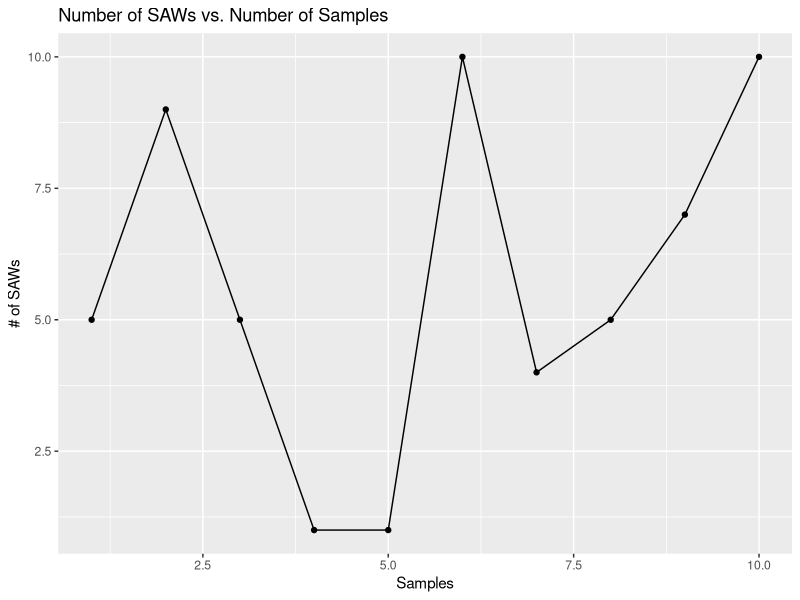

R code for this plot:
library(ggplot2)
library(dplyr)

# read in data
d = read.csv("data.csv", header = FALSE);
d


#
iters = dim(d)[1];
M = 1:iters;
saw_data = data.frame(M, d);
names(saw_data) = c("M", "num_saws")


ggplot(saw_data, aes(x = M, y = num_saws)) + 
  geom_point() + geom_line() +
  labs(title = "Number of SAWs vs. Number of Samples",
       x = "Samples", y = "# of SAWs")

